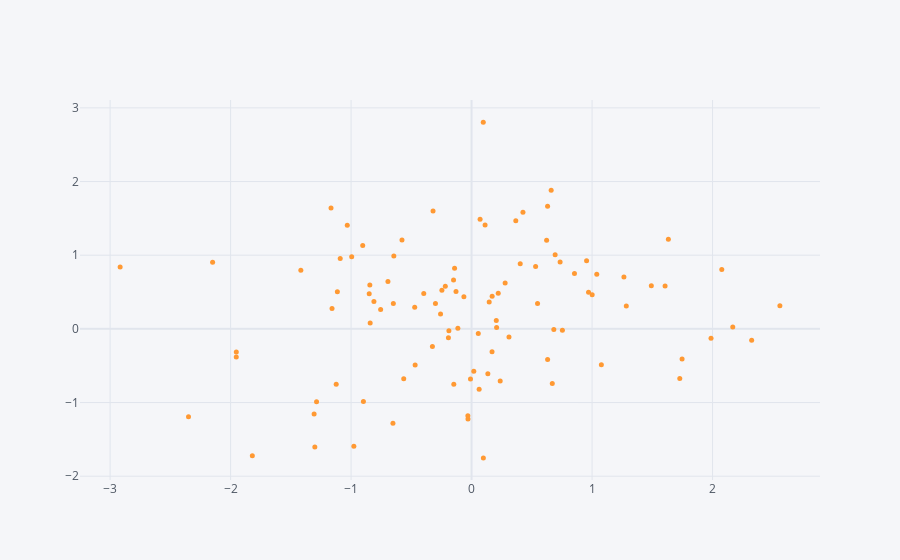

The code cell stored with this chart in its notebook:
### Code cell
df.iplot(kind='scatter', x='A', y='B', mode='markers', size=5)
